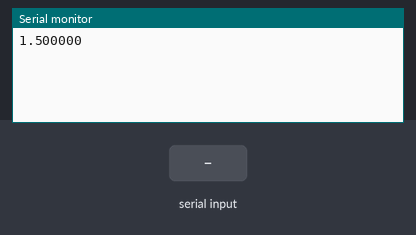
Bench run of a sketch on a simulated Arduino Uno, built with avr-gcc and run on an emulated ATmega328P. On the bench: the last lines printed to the serial monitor. The test bench sets the inputs (shaded band).

Above: at 1.2 s.
1.3 s: "1\n" received over Serial
At 2.3 s:
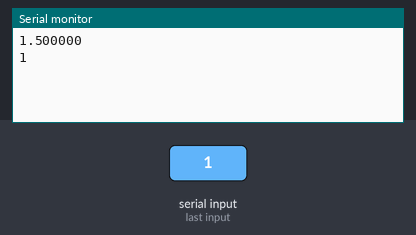
2.8 s: "0\n" received over Serial
At 3.5 s:
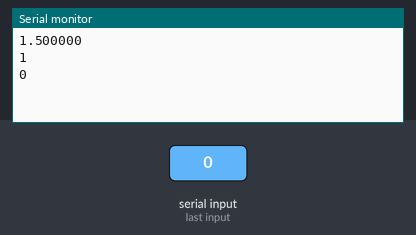
4.3 s: "2\n" received over Serial
At 5.8 s:
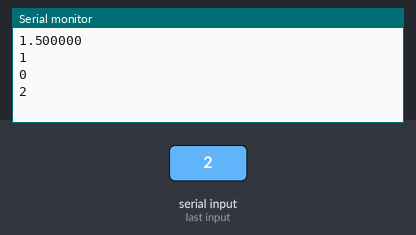
Timing chart, 0 to 7.3 s (numbered marks = the images above; inputs shaded):
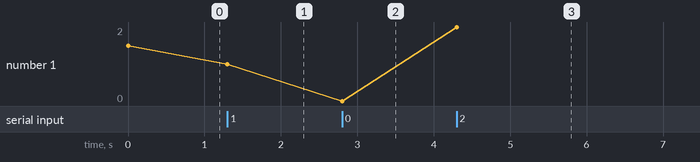

Measured:
- after the input at 1.3 s, the serial monitor: prints a new line at once (image 1)
- after the input at 2.8 s, the serial monitor: prints a new line at once (image 2)
- after the input at 4.3 s, the serial monitor: prints a new line at once (image 3)
- plotted number 1: 1.5 → 1 after the input at 1.3 s, 1 → 0 after the input at 2.8 s, 0 → 2 after the input at 4.3 s

The sketch:

SerialOnly.ino
```cpp
// Baseline for local: Serial and String only.
void setup() {
  Serial.begin(115200);
  Serial.println(String(1.5, 6));
}
void loop() {
  if (Serial.available()) Serial.println(Serial.readStringUntil('\n'));
}
```
